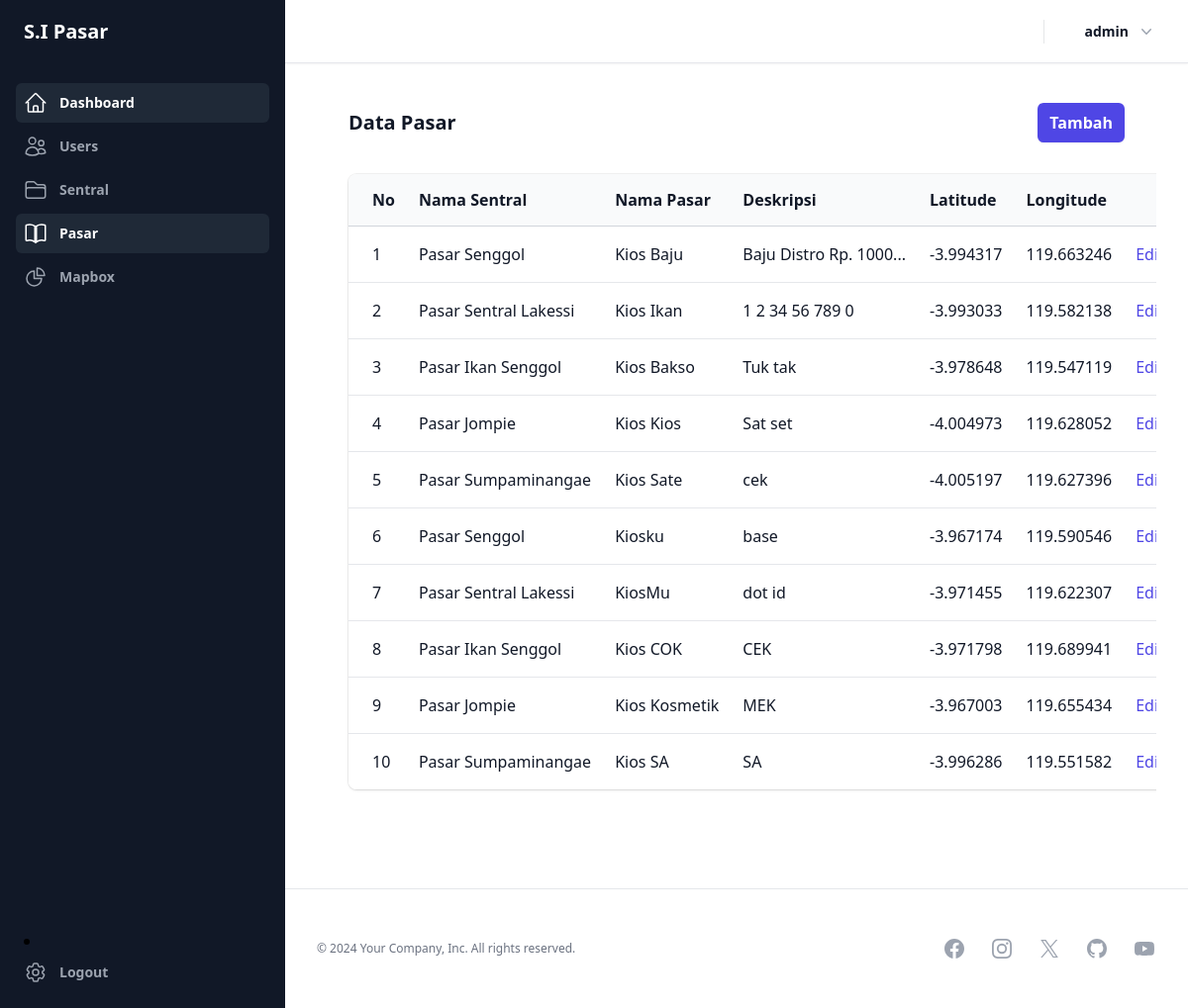
/dashboard/index.php?page=pasar (signed in), run on the app's committed database.
### tables this page shows
CREATE TABLE `pasar` (
  `idl` int(11) NOT NULL,
  `nama` varchar(30) NOT NULL,
  `deskripsi` text NOT NULL,
  `nsentral` varchar(255) NOT NULL,
  `latitude` float(10,6) NOT NULL,
  `longitude` float(10,6) DEFAULT NULL
);

### dashboard/pasarData.php (the view, shortened to what this page needs)
<div class="px-4 sm:px-6 lg:px-8">
    <div class="sm:flex sm:items-center">
        <div class="sm:flex-auto">
            <h1 class="font-bold text-xl leading-6 text-gray-900">Data Pasar</h1>
        </div>
        <div class="mt-4 sm:ml-16 sm:mt-0 sm:flex-none">
            <a href="?page=pasar&action=tambah" class="block rounded-md bg-indigo-600 px-3 py-2 text-center font-semibold text-white shadow-sm hover:bg-indigo-500 focus-visible:outline focus-visible:outline-2 focus-visible:outline-offset-2 focus-visible:outline-indigo-600">
                Tambah
            </a>
        </div>
    </div>
    <div class="mt-8 flow-root">
        <div class="-mx-4 -my-2 overflow-x-auto sm:-mx-6 lg:-mx-8">
            <div class="inline-block min-w-full py-2 align-middle sm:px-6 lg:px-8">
                <div class="overflow-hidden shadow ring-1 ring-black ring-opacity-5 sm:rounded-lg">
                    <table class="min-w-full divide-y divide-gray-300">
                        <thead class="bg-gray-50">
                            <tr>
                                <th scope="col" class="py-3.5 pl-4 pr-3 text-left font-semibold text-gray-900 sm:pl-6">No</th>
                                <th scope="col" class="px-3 py-3.5 text-left font-semibold text-gray-900">Nama Sentral</th>
                                <th scope="col" class="px-3 py-3.5 text-left font-semibold text-gray-900">Nama Pasar</th>
                                <th scope="col" class="px-3 py-3.5 text-left font-semibold text-gray-900">Deskripsi</th>
                                <th scope="col" class="px-3 py-3.5 text-left font-semibold text-gray-900">Latitude</th>
                                <th scope="col" class="px-3 py-3.5 text-left font-semibold text-gray-900">Longitude</th>
                                <th scope="col" class="relative py-3.5 pl-3 pr-4 sm:pr-6"></th>
                            </tr>
                        </thead>
                        <tbody id="data-container" class="divide-y divide-gray-200 bg-white">
                            <?php
                            $sql = "SELECT * FROM pasar";
                            $result = $conn->query($sql);
                            if ($result->num_rows > 0) {
                                $i = 1;
                                while ($row = $result->fetch_assoc()) {
                                    echo '<tr>';
                                    echo '<td class="whitespace-nowrap py-4 pl-4 pr-3 font-medium text-gray-900 sm:pl-6">' . $i++ . '</td>';
                                    echo '<td class="whitespace-nowrap px-3 py-4 text-gray-900">' . $row['nsentral'] . '</td>';
                                    echo '<td class="whitespace-nowrap px-3 py-4 text-gray-900">' . $row['nama'] . '</td>';
                                    echo '<td class="whitespace-nowrap px-3 py-4 text-gray-900">' . truncate_description($row['deskripsi']) . '</td>';
                                    echo '<td class="whitespace-nowrap px-3 py-4 text-gray-900">' . $row['latitude'] . '</td>';
                                    echo '<td class="whitespace-nowrap px-3 py-4 text-gray-900">' . $row['longitude'] . '</td>';
                                    echo '<td class="relative whitespace-nowrap py-4 pl-3 pr-4 text-right font-medium sm:pr-6">';
                                    echo '<a href="?page=pasar&action=update&idl=' . $row['idl'] . '" class="text-indigo-600 hover:text-indigo-900">Edit</a>';
                                    echo '</td>';
                                    echo '</tr>';
                                }
                            } else {
                                echo '<tr><td colspan="6" class="text-center py-4 text-gray-500">Tidak ada data yang ditemukan</td></tr>';
                            }
                            ?>
                        </tbody>
                    </table>
                </div>
            </div>
        </div>
    </div>
</div>
<?php
function truncate_description($text, $char_limit = 20)
{
    if (strlen($text) > $char_limit) {
        return substr($text, 0, $char_limit) . '...';
    }
    return $text;
}
?>

### dashboard/index.php (shortened to what this page needs)
<?php
require "../config/koneksi.php";
?>
<!DOCTYPE html>
<html lang="en">
<head>
    <script src="https://cdn.tailwindcss.com"></script>
</head>
<body>
    <?php
    require_once '../components/sidebarAdmin.php';
    ?>
    <div class="lg:pl-72">
        <?php
        require_once '../components/navbarAdmin.php';
        ?>
        <main>
            <div class="px-4 sm:px-6 lg:px-8">
                <div class="container" style="margin-bottom:100px;margin-top:40px">
                    <?php
                    $page = isset($_GET['page']) ? $_GET['page'] : "";
                    $action = isset($_GET['action']) ? $_GET['action'] : "";
                    if ($page == "") {
                        include "dashboard.php";
                    } elseif ($page == "pasar") {
                        if ($action == "") {
                            include "pasarData.php";
                        } elseif ($action == "tambah") {
                            include "pasarTambah.php";
                        } elseif ($action == "update") {
                            include "pasarUbah.php";
                        } else {
                            include "pasarHapus.php";
                        }
                    } elseif ($page == "mapbox") {
                        if ($action == "") {
                            include "mapboxDir.php";
                        }
                    }
                    else {
                        if ($action == "") {
                            include "logout.php";
                        }
                    }
                    ?>
                </div>
            </div>
            <?php
            require_once '../components/footer.php';
            ?>
        </main>
    </div>
</body>
</html>

### components/sidebarAdmin.php (shortened to what this page needs)
<div class="hidden lg:fixed lg:inset-y-0 lg:z-50 lg:flex lg:w-72 lg:flex-col">
    <div class="flex grow flex-col gap-y-5 overflow-y-auto bg-gray-900 px-6 pb-4">
        <div class="flex h-16 shrink-0 items-center">
            <h1 class="font-bold text-xl text-white">S.I Pasar</h3>
        </div>
        <nav class="flex flex-1 flex-col">
            <div class="flex flex-1 flex-col gap-y-7">
                <ul class="-mx-2 space-y-1">
                    <?php if (isset($_SESSION['level']) && $_SESSION['level'] == 'Admin') : ?>
                        <li>
                            <a id="dashboard" href="index.php" class="hover:bg-gray-800 text-gray-400 hover:text-white group flex gap-x-3 rounded-md p-2 text-sm leading-6 font-semibold">
                                Dashboard
                            </a>
                        </li>
                        <li>
                            <a id="users" href="?page=users" class="text-gray-400 hover:text-white hover:bg-gray-800 group flex gap-x-3 rounded-md p-2 text-sm leading-6 font-semibold">
                                Users
                            </a>
                        </li>
                        <li>
                            <a id="sentral" href="?page=sentral" class="text-gray-400 hover:text-white hover:bg-gray-800 group flex gap-x-3 rounded-md p-2 text-sm leading-6 font-semibold">
                                Sentral
                            </a>
                        </li>
                        <li>
                            <a id="pasar" href="?page=pasar" class="text-gray-400 hover:text-white hover:bg-gray-800 group flex gap-x-3 rounded-md p-2 text-sm leading-6 font-semibold">
                                Pasar
                            </a>
                        </li>
                    <?php endif; ?>
                    <li>
                        <a id="mapbox" href="?page=mapbox" class="group flex gap-x-3 rounded-md p-2 text-sm font-semibold leading-6 text-gray-400 hover:bg-gray-800 hover:text-white">
                            <svg class="h-6 w-6 shrink-0" fill="none" viewBox="0 0 24 24" stroke-width="1.5" stroke="currentColor" aria-hidden="true">
                                <path stroke-linecap="round" stroke-linejoin="round" d="M10.5 6a7.5 7.5 0 107.5 7.5h-7.5V6z" />
                                <path stroke-linecap="round" stroke-linejoin="round" d="M13.5 10.5H21A7.5 7.5 0 0013.5 3v7.5z" />
                            </svg>
                            Mapbox
                        </a>
                    </li>
                </ul>
                <li class="mt-auto">
                    <a href="logout.php" class="group -mx-2 flex gap-x-3 rounded-md p-2 text-sm font-semibold leading-6 text-gray-400 hover:bg-gray-800 hover:text-white">
                        Logout
                    </a>
                </li>
            </div>
        </nav>
    </div>
</div>

### components/navbarAdmin.php (shortened to what this page needs)
<div class="sticky top-0 z-40 flex h-16 shrink-0 items-center gap-x-4 border-b border-gray-200 bg-white px-4 shadow-sm sm:gap-x-6 sm:px-6 lg:px-8">
    <div class="flex flex-1 gap-x-4 self-stretch lg:gap-x-6">
        <form class="relative flex flex-1" action="#" method="GET">
        </form>
        <div class="flex items-center gap-x-4 lg:gap-x-6">
            <div class="relative">
                <button id="mobile-menu-toggle" type="button" class="-m-1.5 flex items-center p-1.5" aria-expanded="false" aria-haspopup="true">
                    <span class="hidden lg:flex lg:items-center">
                        <span class="ml-4 text-sm font-semibold leading-6 text-gray-900"><?php echo ($_SESSION['username']); ?></span>
                        <svg class="ml-2 h-5 w-5 text-gray-400" viewBox="0 0 20 20" fill="currentColor" aria-hidden="true">
                            <path fill-rule="evenodd" d="M5.23 7.21a.75.75 0 011.06.02L10 11.168l3.71-3.938a.75.75 0 111.08 1.04l-4.25 4.5a.75.75 0 01-1.08 0l-4.25-4.5a.75.75 0 01.02-1.06z" clip-rule="evenodd" />
                        </svg>
                    </span>
                </button>
            </div>
        </div>
    </div>
</div>

### components/footer.php (shortened to what this page needs)
<footer class="bg-white">
    <div class="mx-auto max-w-7xl px-6 py-12 md:flex md:items-center md:justify-between lg:px-8">
        <div class="flex justify-center space-x-6 md:order-2">
            <a href="#" class="text-gray-400 hover:text-gray-500">
            </a>
            <a href="#" class="text-gray-400 hover:text-gray-500">
            </a>
            <a href="#" class="text-gray-400 hover:text-gray-500">
            </a>
            <a href="#" class="text-gray-400 hover:text-gray-500">
            </a>
            <a href="#" class="text-gray-400 hover:text-gray-500">
            </a>
        </div>
        <div class="mt-8 md:order-1 md:mt-0">
            <p class="text-center text-xs leading-5 text-gray-500">&copy; <span id="tahun-sekarang"></span> Your Company, Inc. All rights reserved.</p>
        </div>
    </div>
</footer>

### data on the page
pasar: nsentral "Pasar Senggol", nama "Kios Baju", deskripsi "Baju Distro Rp. 1000...", latitude "-3.994317", longitude "119.663246"
pasar: nsentral "Pasar Sentral Lakessi", nama "Kios Ikan", deskripsi "1 2 34 56 789 0", latitude "-3.993033", longitude "119.582138"
pasar: nsentral "Pasar Ikan Senggol", nama "Kios Bakso", deskripsi "Tuk tak", latitude "-3.978648", longitude "119.547119"
pasar: nsentral "Pasar Jompie", nama "Kios Kios", deskripsi "Sat set", latitude "-4.004973", longitude "119.628052"
pasar: nsentral "Pasar Sumpaminangae", nama "Kios Sate", deskripsi "cek", latitude "-4.005197", longitude "119.627396"
pasar: nsentral "Pasar Senggol", nama "Kiosku", deskripsi "base", latitude "-3.967174", longitude "119.590546"
pasar: nsentral "Pasar Sentral Lakessi", nama "KiosMu", deskripsi "dot id", latitude "-3.971455", longitude "119.622307"
pasar: nsentral "Pasar Ikan Senggol", nama "Kios COK", deskripsi "CEK", latitude "-3.971798", longitude "119.689941"
pasar: nsentral "Pasar Jompie", nama "Kios Kosmetik", deskripsi "MEK", latitude "-3.967003", longitude "119.655434"
pasar: nsentral "Pasar Sumpaminangae", nama "Kios SA", deskripsi "SA", latitude "-3.996286", longitude "119.551582"

### other printed values
$_SESSION['username'] "admin"
